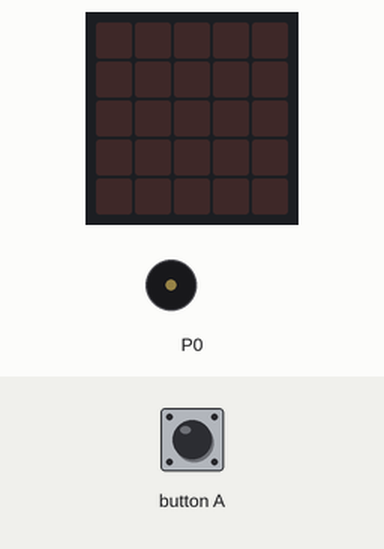
Simulated run of this program. Board: BBC micro:bit (MakeCode). Parts: the board's 5×5 LED display, buzzer (waves = sounding). Inputs (shaded band) come from the test bench. Random numbers come from a fixed seed.

Above: at 1.2 s.
1.3 s: button A pressed for 0.15 s
At 2.74 s:
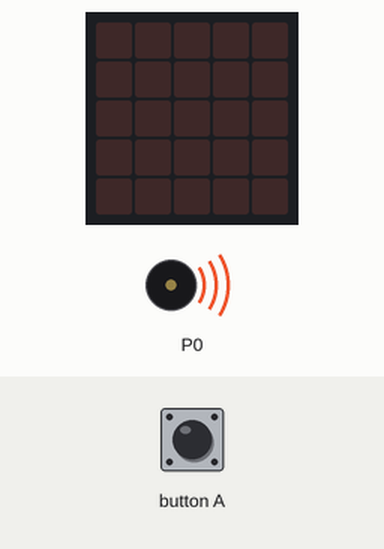
At 4.9 s:
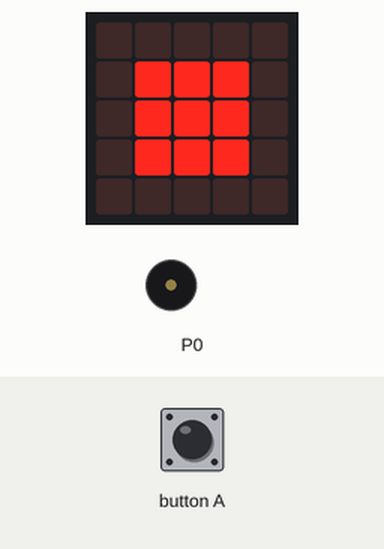
Timing chart, 0 to 7.9 s (numbered marks = the images above; inputs shaded):
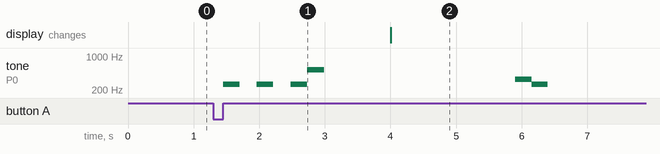

Measured:
- after the input at 1.3 s, tone on P0: plays 262 Hz for 0.25 s, 262 Hz for 0.25 s, 262 Hz for 0.26 s, 523 Hz for 0.25 s, 330 Hz for 0.25 s, 262 Hz for 0.24 s, starting after 0.15 s

The program:

main.ts
```typescript
let Aleatorio = 0
input.onButtonPressed(Button.A, function () {
    Aleatorio = randint(0, 3)
    music.playMelody("C - C - C C5 - - ", 237)
    basic.pause(500)
    if (Aleatorio == 1) {
        // Piedra
        basic.showLeds(`
            . . . . .
            . # # # .
            . # # # .
            . # # # .
            . . . . .
            `)
    }
    if (Aleatorio == 2) {
        // Papel
        basic.showLeds(`
            # # # # #
            # . . . #
            # . . . #
            # . . . #
            # # # # #
            `)
    }
    if (Aleatorio == 3) {
        // tijera
        basic.showLeds(`
            # # . . #
            # # . # .
            . . # . .
            # # . # .
            # # . . #
            `)
    }
    music.playMelody("- - - - - - E C ", 244)
})
```

test.ts
```typescript
// aquí va el archivo "tests"; esto no se compilará cuando este paquete se utilice como una extensión.
```
